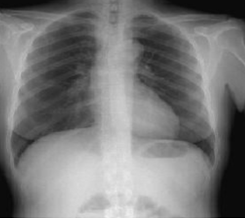
#> input picture HW3/1.png, 245 x 218 px
$ python 1.py
#> lines starting #> are read from the running program, lines starting #| are printed output that depends on the picture
import numpy as np
import cv2
import os
import matplotlib
# Set backend to 'Agg' to prevent QSocketNotifier warning on Linux
matplotlib.use('Agg')
import matplotlib.pyplot as plt

# --- 1. Load and Pre-process the Image ---
img_clean = cv2.imread('1.png', cv2.IMREAD_GRAYSCALE)
#> img_clean is the input picture: shape (218, 245); min 0, max 240, mean 120.2

if img_clean is None:
    print("Error: Input file '1.png' not found.")
    exit()

img_float = img_clean.astype(np.float64) / 255.0
rows, cols = img_float.shape
#> rows = 218; cols = 245
center_r, center_c = rows // 2, cols // 2
#> center_r = 109; center_c = 122

# --- 2. FFT ---
f_transform = np.fft.fft2(img_float)
f_shift = np.fft.fftshift(f_transform)

# --- 3. Periodic Noise (Stripes) ---
# Frequency
u_noise = 32
v_noise = 32

# Coordinates
peak_r1, peak_c1 = center_r + u_noise, center_c + v_noise
#> peak_r1 = 141; peak_c1 = 154
peak_r2, peak_c2 = center_r - u_noise, center_c - v_noise
#> peak_r2 = 77; peak_c2 = 90

# Amplitude: 0.25 allows the background to be visible.
noise_amplitude = (rows * cols) * 0.25
#> noise_amplitude = 13352.5

# Add Noise
f_shift[peak_r1, peak_c1] += noise_amplitude
f_shift[peak_r2, peak_c2] += noise_amplitude

# --- 4. Inverse FFT ---
f_ishift = np.fft.ifftshift(f_shift)
img_noisy = np.fft.ifft2(f_ishift)
img_noisy = np.real(img_noisy)
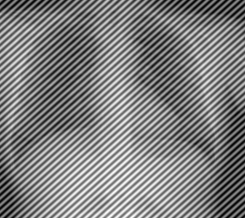
#> img_noisy: shape (218, 245) float64; min -0.5, max 1.43, mean 0.471; drawn with min black and max white

# --- 5. Save ---
img_noisy_final = np.clip(img_noisy, 0, 1) * 255
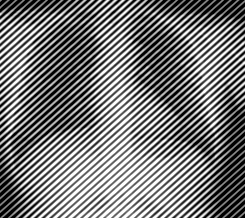
#> img_noisy_final: shape (218, 245) float64; min 0, max 255, mean 122.4
img_noisy_final = img_noisy_final.astype(np.uint8)

# Save output
output_filename = 'FINAL_STRIPES_VISIBLE_BG.png'
cv2.imwrite(output_filename, img_noisy_final)
print(f"Process complete. Image saved as '{output_filename}'.")

$ run again, with HW3/3.png copied over HW3/1.png
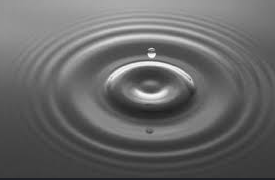
#> input picture HW3/3.png, 275 x 180 px
#> `img_noisy = np.real(img_noisy)`:
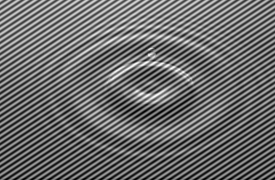
#> img_noisy: shape (180, 275) float64; min -0.373, max 1.46, mean 0.406; drawn with min black and max white
#> `img_noisy_final = np.clip(img_noisy, 0, 1) * 255`:
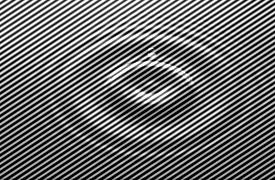
#> img_noisy_final: shape (180, 275) float64; min 0, max 255, mean 108.3

$ run again, with HW3/4.png copied over HW3/1.png
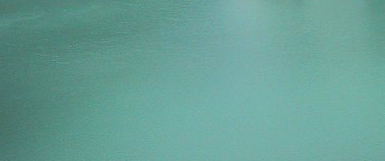
#> input picture HW3/4.png, 385 x 161 px
#> `img_clean = cv2.imread('1.png', cv2.IMREAD_GRAYSCALE)`:
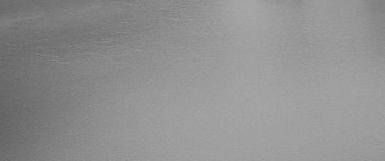
#> img_clean: shape (161, 385); min 96, max 169, mean 144.3
#> `img_noisy_final = np.clip(img_noisy, 0, 1) * 255`:
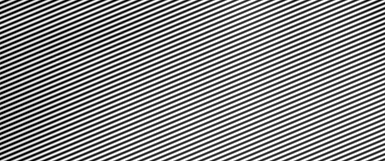
#> img_noisy_final: shape (161, 385) float64; min 0, max 255, mean 141.9
